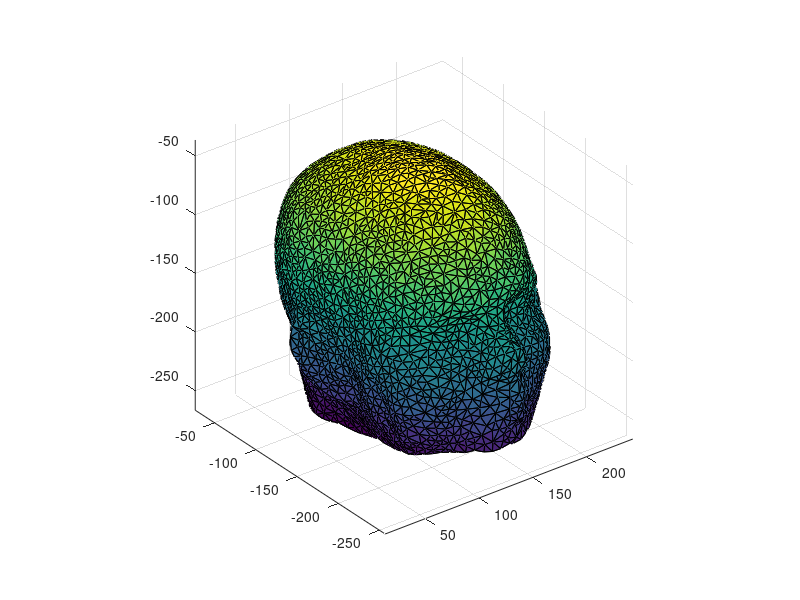

The MATLAB source for this figure: (Note: this script raises an error after producing the figure.)
%%%%%%%%%%%%%%%%%%%%%%%%%%%%%%%%%%%%%%%%%%%%%%%%%%%%%%%%%%%%%
%        Sample Data and Metch Registration Sessions        %
%                                                           %
%  by Qianqian Fang <fangq at nmr.mgh.harvard.edu>          %
%                                                           %
%%%%%%%%%%%%%%%%%%%%%%%%%%%%%%%%%%%%%%%%%%%%%%%%%%%%%%%%%%%%%

% first of all, make sure you've already add the metch root
% folder to your matlab/octave search path list

% load the sample data, where
%   no: the node coordinates of a surface mesh
%   el: the surface triangles
%   pt: the point cloud to be registered

disp('(*)First load the mesh and point cloud, hit enter to continue');
pause;

load sampledata
cla;
title('Metch toolbox demonstration');
trisurf(el,no(:,1),no(:,2),no(:,3));
axis equal;
hold on;

% use metch functions to perform the registration

pnum=size(pt,1);

% define a number of point pairs to initialize the registration
disp('(*)Create 4 mapping pairs to initialize the mapping, hit enter to continue');
pause;

% select 4 land-marks on the point cloud (specified by their indicies)
ptidx=[4 107 1 190];
ptselected=pt(ptidx,:);

% find the corresponding land-marks on the mesh
meshidx=[3173 1715 156 1740];
meshselected=no(meshidx,:);

% calculate the affine mapping using these point pairs
[A0,b0]=affinemap(ptselected,meshselected)

disp('(*)Display the updated points, hit enter to continue');
pause;

% a rough registration from the selected point pairs
points_after_initmap=(A0*pt'+repmat(b0(:),1,pnum))';
plot3(points_after_initmap(:,1),points_after_initmap(:,2),points_after_initmap(:,3),'r.');

disp('(*)Optimize the mapping matrix to fit the surface, hit enter to continue');
pause;

% set pmask: if pmask(i) is -1, it is a free nodes to be optimized
%            if pmask(i) is 0, it is fixed
%            if pmask(i) is a positive number, it is the index of 
%               the mesh node to map to

pmask=-1*ones(pnum,1);
pmask(ptidx)=meshidx;

% perform mesh registration with Gauss-Newton method using A0/b0 
% as initial guess
[A,b,newpos]=regpt2surf(no,el,pt,pmask,A0,b0,ones(12,1),10);

disp('(*)Display the optimized point cloud, hit enter to continue');
pause;

% update point cloud with the optimized mapping
points_after_optimize=(A*pt'+repmat(b(:),1,pnum))';

plot3(points_after_optimize(:,1),points_after_optimize(:,2),points_after_optimize(:,3),'g+');

disp('(*)Project the point cloud on the surface, hit enter to continue');
pause;

% project the optimized point cloud onto the surface, and make
% sure the comformity

nv=nodesurfnorm(no,el);
[d2surf,cn]=dist2surf(no,nv,points_after_optmize);
[points_after_proj eid weights]=proj2mesh(no,el,points_after_optimize,nv,cn);

disp('(*)Display the final results, hit enter to continue');
pause;

plot3(points_after_proj(:,1),points_after_proj(:,2),points_after_proj(:,3),'c*');

legend('surface mesh','points after initial map','points after optimized map',...
      'points after projection');
